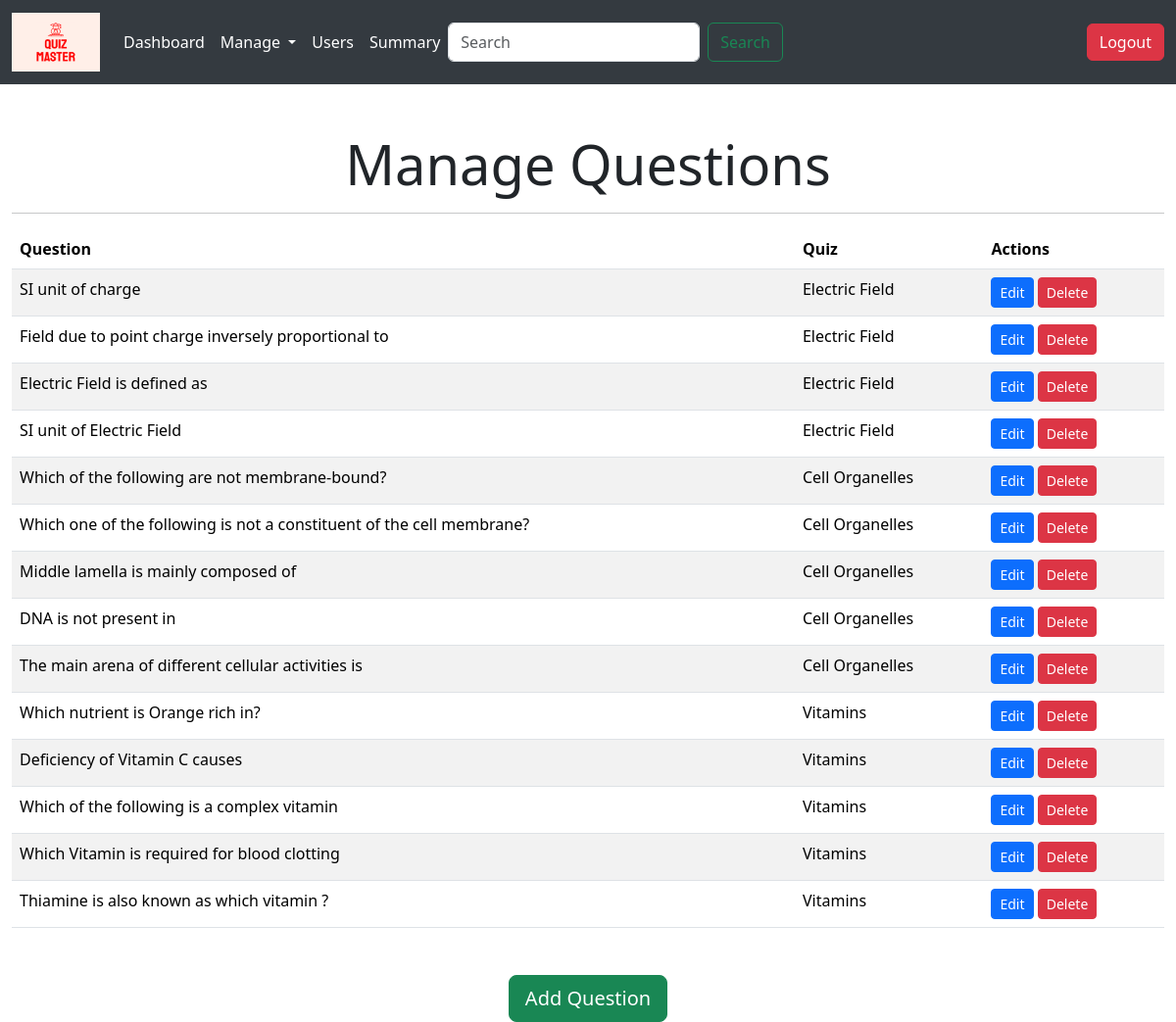
/manage_questions (signed in), run on an earlier commit of the app's database.
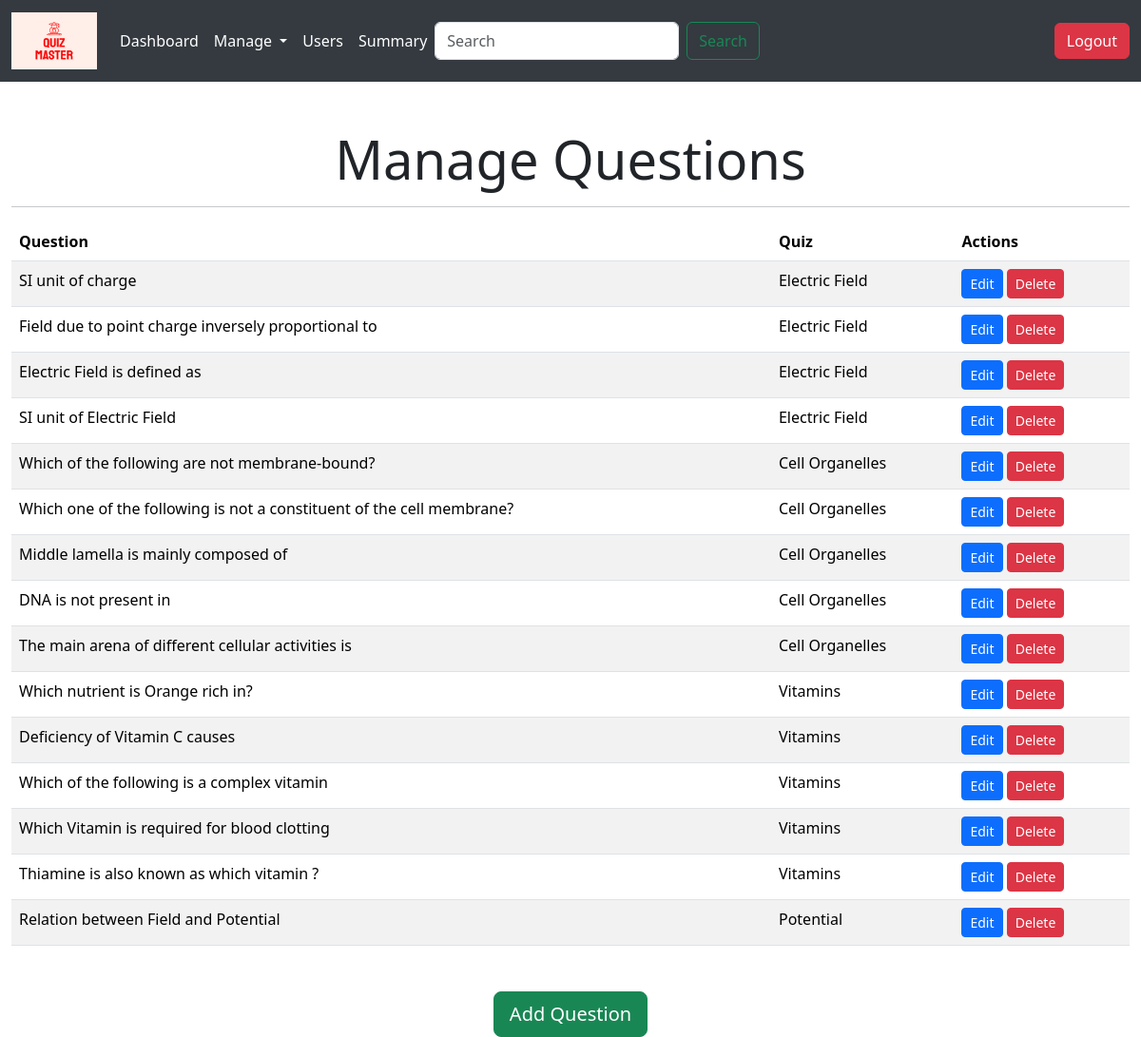
And on a later commit of the database.
### controller/models.py (models this page shows)
class Question(db.Model):
    id = db.Column(db.Integer, primary_key = True, autoincrement = True)
    quiz_id = db.Column(db.Integer, db.ForeignKey('quiz.id'), nullable = False)
    statement = db.Column(db.Text, nullable = False)
    option_a = db.Column(db.String(128), nullable = False)
    option_b = db.Column(db.String(128), nullable = False)
    option_c = db.Column(db.String(128), nullable = False)
    option_d = db.Column(db.String(128), nullable = False)
    correct_answer = db.Column(db.String(128), nullable = False)
    marks = db.Column(db.Integer, nullable = False)
    answers = db.relationship('Answers', backref = 'question', lazy = True)

class Quiz(db.Model):
    id = db.Column(db.Integer, primary_key = True, autoincrement = True)
    chapter_id = db.Column(db.Integer, db.ForeignKey('chapter.id'), nullable = False)
    name = db.Column(db.String(128), nullable = False)
    date_of_quiz = db.Column(db.Date, nullable = False)
    duration = db.Column(db.String(64),nullable = False)
    syllabus = db.Column(db.Text)
    total_questions = db.Column(db.Integer)
    maximum_marks = db.Column(db.Integer)
    questions = db.relationship('Question', backref = 'quiz', lazy = True)
    quiz_attempts = db.relationship('Score', backref = 'quiz', lazy = True)

### controller/admin_routes.py (the view)
@app.route('/manage_questions')
@login_required
def manage_questions():
    if current_user.role != 'admin':
        flash('You are not authorized to view this page!', 'danger')
        return redirect(url_for('home'))
    questions = Question.query.all()
    quizzes = Quiz.query.all()
    return render_template('manage_questions.html', questions=questions, quizzes=quizzes)

### controller/authorization_routes.py (called while the page is built)
@login_manager.user_loader
def load_user(user_id):
    return User.query.get(int(user_id))

### templates/manage_questions.html (shortened to what this page needs)
{% extends 'base.html' %}
{% block content %}
  <div class="container-fluid mt-5">
    <h1 class="display-4 text-center">Manage Questions</h1>
    <hr>
    <div class="table-responsive">
      <table class="table table-striped">
        <thead class="thead-dark">
          <tr>
            <th>Question</th>
            <th>Quiz</th>
            <th>Actions</th>
          </tr>
        </thead>
        <tbody>
          {% for question in questions %}
            <tr>
              <td>{{ question.statement }}</td>
              <td>{{ question.quiz.name }}</td>
              <td>
                <a href="{{ url_for('edit_question', question_id=question.id) }}" class="btn btn-primary btn-sm">Edit</a>
                <a href="{{ url_for('delete_question', question_id=question.id) }}" onclick="return confirm('Are you sure you want to delete?')" class="btn btn-danger btn-sm">Delete</a>
              </td>
            </tr>
          {% endfor %}
        </tbody>
      </table>
    </div>
    <div class="text-center mt-3">
      <a href="{{ url_for('add_question') }}" class="btn btn-success btn-lg mt-3">Add Question</a>
    </div>
  </div>
{% endblock %}

### templates/base.html (shortened to what this page needs)
<!DOCTYPE html>
<html lang="en">
<head>
    {% block bootsrap %}
    <link href="https://cdn.jsdelivr.net/npm/bootstrap@5.3.3/dist/css/bootstrap.min.css" rel="stylesheet">
    <link rel="stylesheet" href="{{ url_for('static', filename='styles.css') }}">
    {% endblock %}
</head>
<body>
    {% include 'navbar.html' %}
    {% block content %}
    {% endblock %}
</body>
</html>

### templates/navbar.html (shortened to what this page needs)
<nav class="navbar navbar-expand-lg navbar-custom">
    <div class="container-fluid">
      <a class="navbar-brand" href="#"> <img src = "\static\quiz-master-high-resolution-logo.png" alt = "Quiz-Master" width = "90" height = "60"></a>
      <div class="collapse navbar-collapse" id="navbarSupportedContent">
        <ul class="navbar-nav me-auto mb-2 mb-lg-0">
          {% if current_user.is_authenticated %}
            {% if current_user.role == 'admin' %}
            <li class="nav-item">
              <a class="nav-link" href={{ url_for('admin_dashboard') }}>Dashboard</a>
            </li>
            <li class="nav-item dropdown">
              <a class="nav-link dropdown-toggle" href="#" id="navbarDropdown" role="button" data-bs-toggle="dropdown" aria-expanded="false">
                Manage
              </a>
            </li>
            <li class="nav-item">
              <a class="nav-link" href={{ url_for('manage_users') }}>Users</a>
            </li>
            <li>
              <a class="nav-link" href="{{ url_for('summary') }}">Summary</a>
            </li>
            <form action="/admin_search" method = "GET" class="d-flex" role="search">
              <input class="form-control me-2" type="search" name="search" placeholder="Search" aria-label="Search">
              <button class="btn btn-outline-success" type="submit">Search</button>
            </form>
            {% endif %}
          {% endif %}
        </ul>
        {% if current_user.is_authenticated %}
        <a href={{ url_for('logout') }} class="btn btn-danger">Logout</a>
        {% endif %}
      </div>
    </div>
  </nav>

### static/styles.css (style rules this page uses)
.navbar-custom { background-color: #343a40 !important; }
.navbar-custom .nav-link { color: #ffffff !important; }

What changed in the data, as far as the page shows it:
added Question: statement "Relation between Field and Potential", quiz.name "Potential"
